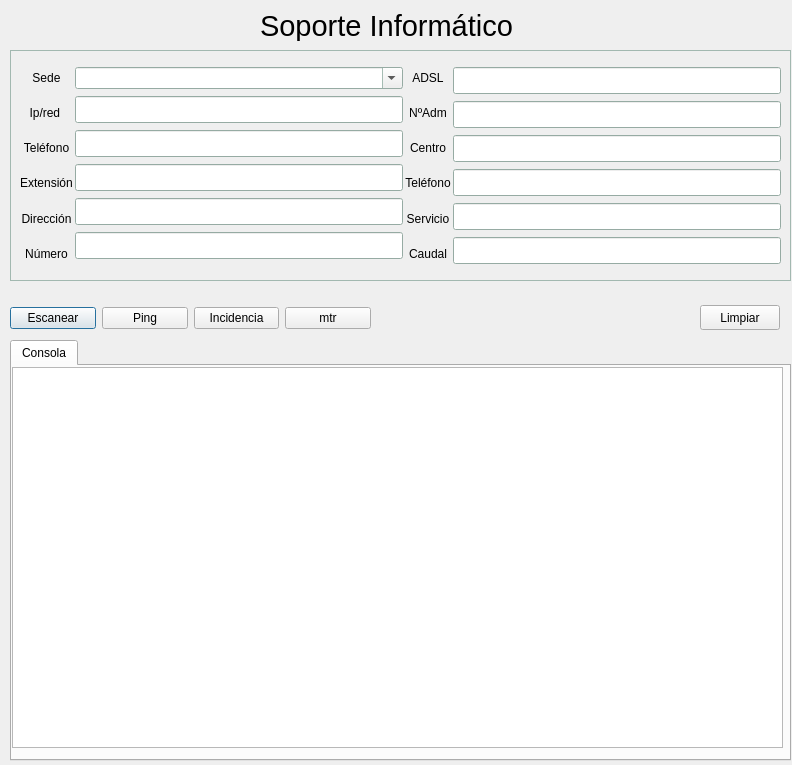
<?xml version="1.0" encoding="UTF-8"?>
<ui version="4.0">
 <class>Soporte</class>
 <widget class="QDialog" name="Soporte">
  <property name="geometry">
   <rect>
    <x>0</x>
    <y>0</y>
    <width>792</width>
    <height>765</height>
   </rect>
  </property>
  <property name="windowTitle">
   <string>Soporte</string>
  </property>
  <widget class="QLabel" name="label_13">
   <property name="geometry">
    <rect>
     <x>260</x>
     <y>10</y>
     <width>291</width>
     <height>31</height>
    </rect>
   </property>
   <property name="font">
    <font>
     <pointsize>22</pointsize>
    </font>
   </property>
   <property name="text">
    <string>Soporte Informático</string>
   </property>
  </widget>
  <widget class="QFrame" name="frame">
   <property name="geometry">
    <rect>
     <x>10</x>
     <y>50</y>
     <width>781</width>
     <height>231</height>
    </rect>
   </property>
   <property name="palette">
    <palette>
     <active>
      <colorrole role="Base">
       <brush brushstyle="SolidPattern">
        <color alpha="255">
         <red>255</red>
         <green>255</green>
         <blue>255</blue>
        </color>
       </brush>
      </colorrole>
      <colorrole role="Window">
       <brush brushstyle="SolidPattern">
        <color alpha="255">
         <red>210</red>
         <green>239</green>
         <blue>228</blue>
        </color>
       </brush>
      </colorrole>
     </active>
     <inactive>
      <colorrole role="Base">
       <brush brushstyle="SolidPattern">
        <color alpha="255">
         <red>255</red>
         <green>255</green>
         <blue>255</blue>
        </color>
       </brush>
      </colorrole>
      <colorrole role="Window">
       <brush brushstyle="SolidPattern">
        <color alpha="255">
         <red>210</red>
         <green>239</green>
         <blue>228</blue>
        </color>
       </brush>
      </colorrole>
     </inactive>
     <disabled>
      <colorrole role="Base">
       <brush brushstyle="SolidPattern">
        <color alpha="255">
         <red>210</red>
         <green>239</green>
         <blue>228</blue>
        </color>
       </brush>
      </colorrole>
      <colorrole role="Window">
       <brush brushstyle="SolidPattern">
        <color alpha="255">
         <red>210</red>
         <green>239</green>
         <blue>228</blue>
        </color>
       </brush>
      </colorrole>
     </disabled>
    </palette>
   </property>
   <property name="frameShape">
    <enum>QFrame::StyledPanel</enum>
   </property>
   <property name="frameShadow">
    <enum>QFrame::Plain</enum>
   </property>
   <property name="lineWidth">
    <number>2</number>
   </property>
   <widget class="QWidget" name="layoutWidget">
    <property name="geometry">
     <rect>
      <x>10</x>
      <y>10</y>
      <width>761</width>
      <height>211</height>
     </rect>
    </property>
    <layout class="QHBoxLayout" name="horizontalLayout">
     <property name="spacing">
      <number>2</number>
     </property>
     <item>
      <layout class="QVBoxLayout" name="verticalLayout">
       <property name="spacing">
        <number>0</number>
       </property>
       <item>
        <widget class="QLabel" name="label_2">
         <property name="text">
          <string>Sede</string>
         </property>
         <property name="alignment">
          <set>Qt::AlignCenter</set>
         </property>
        </widget>
       </item>
       <item>
        <widget class="QLabel" name="label">
         <property name="text">
          <string>Ip/red </string>
         </property>
         <property name="alignment">
          <set>Qt::AlignCenter</set>
         </property>
        </widget>
       </item>
       <item>
        <widget class="QLabel" name="label_3">
         <property name="text">
          <string>Teléfono</string>
         </property>
         <property name="alignment">
          <set>Qt::AlignCenter</set>
         </property>
        </widget>
       </item>
       <item>
        <widget class="QLabel" name="label_4">
         <property name="text">
          <string>Extensión</string>
         </property>
         <property name="alignment">
          <set>Qt::AlignCenter</set>
         </property>
        </widget>
       </item>
       <item>
        <widget class="QLabel" name="label_5">
         <property name="text">
          <string>Dirección</string>
         </property>
         <property name="alignment">
          <set>Qt::AlignCenter</set>
         </property>
        </widget>
       </item>
       <item>
        <widget class="QLabel" name="label_6">
         <property name="text">
          <string>Número</string>
         </property>
         <property name="alignment">
          <set>Qt::AlignCenter</set>
         </property>
        </widget>
       </item>
      </layout>
     </item>
     <item>
      <layout class="QVBoxLayout" name="verticalLayout_2">
       <property name="spacing">
        <number>0</number>
       </property>
       <item>
        <widget class="QComboBox" name="cb_sede">
         <property name="editable">
          <bool>true</bool>
         </property>
        </widget>
       </item>
       <item>
        <widget class="QLineEdit" name="lineEdit_ip">
         <property name="minimumSize">
          <size>
           <width>0</width>
           <height>27</height>
          </size>
         </property>
         <property name="focusPolicy">
          <enum>Qt::StrongFocus</enum>
         </property>
        </widget>
       </item>
       <item>
        <widget class="QLineEdit" name="lineEdit_telefono">
         <property name="minimumSize">
          <size>
           <width>0</width>
           <height>27</height>
          </size>
         </property>
        </widget>
       </item>
       <item>
        <widget class="QLineEdit" name="lineEdit_extension">
         <property name="minimumSize">
          <size>
           <width>0</width>
           <height>27</height>
          </size>
         </property>
        </widget>
       </item>
       <item>
        <widget class="QLineEdit" name="lineEdit_direccion">
         <property name="minimumSize">
          <size>
           <width>0</width>
           <height>27</height>
          </size>
         </property>
        </widget>
       </item>
       <item>
        <widget class="QLineEdit" name="lineEdit_numero">
         <property name="minimumSize">
          <size>
           <width>0</width>
           <height>27</height>
          </size>
         </property>
        </widget>
       </item>
      </layout>
     </item>
     <item>
      <layout class="QVBoxLayout" name="verticalLayout_3">
       <property name="spacing">
        <number>0</number>
       </property>
       <item>
        <widget class="QLabel" name="label_7">
         <property name="text">
          <string>ADSL</string>
         </property>
         <property name="alignment">
          <set>Qt::AlignCenter</set>
         </property>
        </widget>
       </item>
       <item>
        <widget class="QLabel" name="label_8">
         <property name="text">
          <string>NºAdm</string>
         </property>
         <property name="alignment">
          <set>Qt::AlignCenter</set>
         </property>
        </widget>
       </item>
       <item>
        <widget class="QLabel" name="label_9">
         <property name="text">
          <string>Centro</string>
         </property>
         <property name="alignment">
          <set>Qt::AlignCenter</set>
         </property>
        </widget>
       </item>
       <item>
        <widget class="QLabel" name="label_10">
         <property name="text">
          <string>Teléfono</string>
         </property>
         <property name="alignment">
          <set>Qt::AlignCenter</set>
         </property>
        </widget>
       </item>
       <item>
        <widget class="QLabel" name="label_11">
         <property name="text">
          <string>Servicio</string>
         </property>
         <property name="alignment">
          <set>Qt::AlignCenter</set>
         </property>
        </widget>
       </item>
       <item>
        <widget class="QLabel" name="label_12">
         <property name="text">
          <string>Caudal</string>
         </property>
         <property name="alignment">
          <set>Qt::AlignCenter</set>
         </property>
        </widget>
       </item>
      </layout>
     </item>
     <item>
      <layout class="QVBoxLayout" name="verticalLayout_4">
       <property name="spacing">
        <number>0</number>
       </property>
       <item>
        <widget class="QLineEdit" name="lineEdit_adsl">
         <property name="minimumSize">
          <size>
           <width>0</width>
           <height>27</height>
          </size>
         </property>
        </widget>
       </item>
       <item>
        <widget class="QLineEdit" name="lineEdit_n_adm">
         <property name="minimumSize">
          <size>
           <width>0</width>
           <height>27</height>
          </size>
         </property>
        </widget>
       </item>
       <item>
        <widget class="QLineEdit" name="lineEdit_centro">
         <property name="minimumSize">
          <size>
           <width>0</width>
           <height>27</height>
          </size>
         </property>
        </widget>
       </item>
       <item>
        <widget class="QLineEdit" name="lineEdit_telefono_centro">
         <property name="minimumSize">
          <size>
           <width>0</width>
           <height>27</height>
          </size>
         </property>
        </widget>
       </item>
       <item>
        <widget class="QLineEdit" name="lineEdit_servicio">
         <property name="minimumSize">
          <size>
           <width>0</width>
           <height>27</height>
          </size>
         </property>
        </widget>
       </item>
       <item>
        <widget class="QLineEdit" name="lineEdit_caudal">
         <property name="minimumSize">
          <size>
           <width>0</width>
           <height>27</height>
          </size>
         </property>
        </widget>
       </item>
      </layout>
     </item>
    </layout>
   </widget>
  </widget>
  <widget class="QWidget" name="layoutWidget">
   <property name="geometry">
    <rect>
     <x>10</x>
     <y>300</y>
     <width>361</width>
     <height>36</height>
    </rect>
   </property>
   <layout class="QHBoxLayout" name="horizontalLayout_2">
    <item>
     <widget class="QPushButton" name="Btn_Buscar">
      <property name="text">
       <string>Escanear</string>
      </property>
     </widget>
    </item>
    <item>
     <widget class="QPushButton" name="Btn_Ping">
      <property name="text">
       <string>Ping</string>
      </property>
     </widget>
    </item>
    <item>
     <widget class="QPushButton" name="Btn_Incidencia">
      <property name="text">
       <string>Incidencia</string>
      </property>
     </widget>
    </item>
    <item>
     <widget class="QPushButton" name="Btn_Mtr">
      <property name="text">
       <string>mtr</string>
      </property>
     </widget>
    </item>
   </layout>
  </widget>
  <widget class="QLabel" name="Estado">
   <property name="geometry">
    <rect>
     <x>10</x>
     <y>700</y>
     <width>59</width>
     <height>14</height>
    </rect>
   </property>
   <property name="text">
    <string/>
   </property>
  </widget>
  <widget class="QPushButton" name="Btn_Limpiar">
   <property name="geometry">
    <rect>
     <x>700</x>
     <y>305</y>
     <width>80</width>
     <height>25</height>
    </rect>
   </property>
   <property name="text">
    <string>Limpiar</string>
   </property>
  </widget>
  <widget class="QTabWidget" name="tabWidget">
   <property name="geometry">
    <rect>
     <x>10</x>
     <y>340</y>
     <width>781</width>
     <height>421</height>
    </rect>
   </property>
   <property name="styleSheet">
    <string notr="true">color=blue</string>
   </property>
   <property name="currentIndex">
    <number>0</number>
   </property>
   <widget class="QWidget" name="consola">
    <attribute name="title">
     <string>Consola</string>
    </attribute>
    <widget class="QPlainTextEdit" name="TextoSalida">
     <property name="geometry">
      <rect>
       <x>0</x>
       <y>1</y>
       <width>771</width>
       <height>381</height>
      </rect>
     </property>
     <property name="focusPolicy">
      <enum>Qt::NoFocus</enum>
     </property>
     <property name="styleSheet">
      <string notr="true">color=blue</string>
     </property>
     <property name="readOnly">
      <bool>false</bool>
     </property>
    </widget>
   </widget>
  </widget>
 </widget>
 <resources/>
 <connections>
  <connection>
   <sender>lineEdit_ip</sender>
   <signal>returnPressed()</signal>
   <receiver>Btn_Buscar</receiver>
   <slot>click()</slot>
   <hints>
    <hint type="sourcelabel">
     <x>235</x>
     <y>120</y>
    </hint>
    <hint type="destinationlabel">
     <x>66</x>
     <y>301</y>
    </hint>
   </hints>
  </connection>
 </connections>
</ui>
